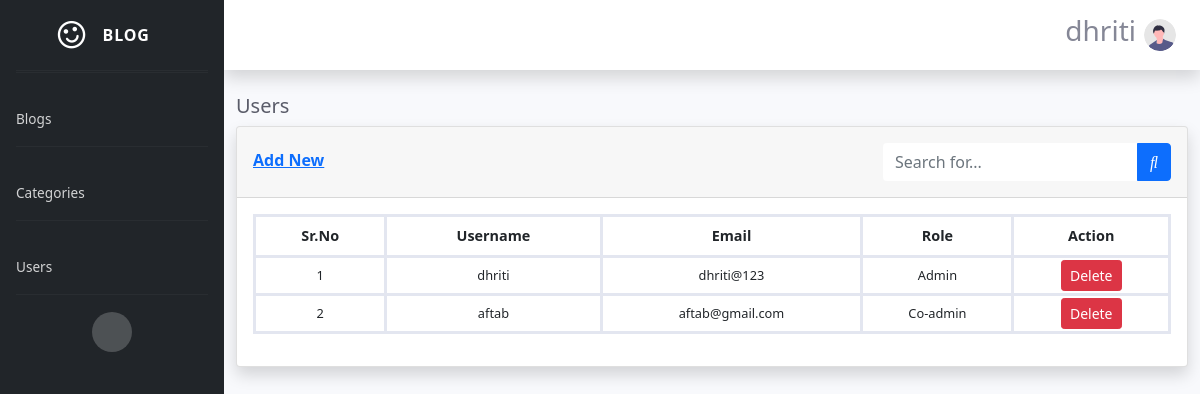
The page /admin/users.php (signed in) on the database its author committed.
### tables this page shows
CREATE TABLE `users` (
  `user_id` int(11) NOT NULL,
  `username` varchar(255) DEFAULT NULL,
  `email` varchar(255) DEFAULT NULL,
  `password` varchar(255) DEFAULT NULL,
  `role` int(11) NOT NULL
);

### admin/users.php (the view, shortened to what this page needs)
<?php include '../includes/config.php';
if (!isset($_GET['page'])) {
    $page = 1;
} else {
    $page = $_GET['page'];
}
$limit = 3;
$offset = ($page - 1) * $limit;
?>
<?php include 'header.php'?>
<div class="container-fluid">
    <h5 class="mb-2 text-gray-800">Users</h5>
    <div class="card shadow">
        <div class="card-header py-3 d-flex justify-content-between">
            <div>
                <a href="add_user.php">
                    <h6 class="font-weight-bold text-primary mt-2">Add New</h6>
                </a>
            </div>
            <div>
                <form class="navbar-search">
                    <div class="input-group">
                        <input type="text" class="form-control bg-white border-0 small" placeholder="Search for...">
                        <div class="input-group-append">
                            <button class="btn btn-primary" type="button"> <i class="fas fa-search fa-sm"></i> </button>
                        </div>
                    </div>
                </form>
            </div>
        </div>
        <div class="card-body">
            <div class="table-responsive">
                <table class="table table-bordered" id="dataTable" width="100%" cellspacing="0">
                    <thead>
                        <tr>
                            <th>Sr.No</th>
                            <th>Username</th>
                            <th>Email</th>
                            <th>Role</th>
                            <th>Action</th>
                        </tr>
                    </thead>
                    <tbody>
                        <?php
$query = "SELECT * FROM users LIMIT $offset, $limit";
$result = mysqli_query($conn, $query);
$row = mysqli_num_rows($result);
if ($row) {
    while ($rows = mysqli_fetch_assoc($result)) {
        ?>
                        <tr>
                            <td><?=++$offset?></td>
                            <td><?=$rows['username']?></td>
                            <td><?=$rows['email']?></td>
                            <td><?=$rows['role'] == 1 ? 'Admin' : 'Co-admin';?></td>
                            <td>
                                <form action="" method="POST"
                                    onsubmit="return confirm('Are you sure,You want to delete the User?')">
                                    <input type="submit" name="delete_user" value="Delete"
                                        class="btn btn-sm btn-danger">
                                </form>
                            </td>
                        </tr>
                        <?php
}
} else {
    echo "<tr><td colspan='6'>No User posts found.</td></tr>";
}
?>
                    </tbody>
                </table>
            </div>
        </div>
    </div>
</div>
</div>
<?php include 'footer.php'?>

### rows shown on the page
users: username "dhriti", email "dhriti@123", role "Admin"
users: username "aftab", email "aftab@gmail.com", role "Co-admin"

### other values the page prints
$name "dhriti"
